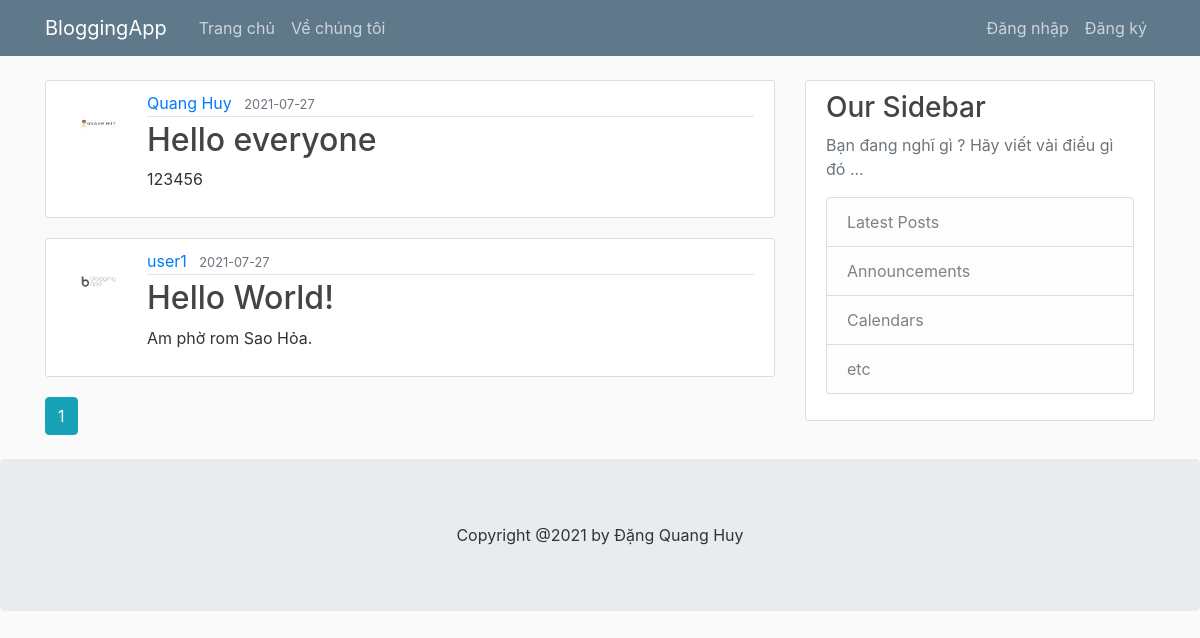
The page /home on the database its author committed.
### flaskblog/models.py (models this page shows, shortened)
class Post(db.Model):
    id = db.Column(db.Integer, primary_key=True)
    title = db.Column(db.String(100), nullable=False)
    date_posted = db.Column(db.DateTime, nullable=False, default=datetime.utcnow)
    content = db.Column(db.Text, nullable=False)
    user_id = db.Column(db.Integer, db.ForeignKey('user.id'), nullable=False)

class User(db.Model, UserMixin):
    id = db.Column(db.Integer, primary_key=True)
    username = db.Column(db.String(20), unique=True, nullable=False)
    email = db.Column(db.String(120), unique=True, nullable=False)
    image_file = db.Column(db.String(20), nullable=False, default='default.jpg')
    password = db.Column(db.String(60), nullable=False)
    posts = db.relationship('Post', backref='author', lazy=True)

### flaskblog/routes.py (the view)
@app.route("/")
@app.route("/home")
def home():
    page = request.args.get('page', 1, type=int)
    posts = Post.query.order_by(Post.date_posted.desc()).paginate(page=page, per_page=5)
    return render_template('home.html', posts=posts)

### flaskblog/templates/home.html
{% extends "layout.html" %}
{% block content %}
    {% for post in posts.items %}
        <article class="media content-section">
          <img class="rounded-circle article-img" src="{{ url_for('static', filename='profile_pics/' + post.author.image_file) }}">
          <div class="media-body">
            <div class="article-metadata">
              <a class="mr-2" href="{{ url_for('user_posts', username=post.author.username) }}">{{ post.author.username }}</a>
              <small class="text-muted">{{ post.date_posted.strftime('%Y-%m-%d') }}</small>
            </div>
            <h2><a class="article-title" href="{{ url_for('post', post_id=post.id) }}">{{ post.title }}</a></h2>
            <p class="article-content">{{ post.content }}</p>
          </div>
        </article>
    {% endfor %}
    {% for page_num in posts.iter_pages(left_edge=1, right_edge=1, left_current=1, right_current=2) %}
      {% if page_num %}
        {% if posts.page == page_num %}
          <a class="btn btn-info mb-4" href="{{ url_for('home', page=page_num) }}">{{ page_num }}</a>
        {% else %}
          <a class="btn btn-outline-info mb-4" href="{{ url_for('home', page=page_num) }}">{{ page_num }}</a>
        {% endif %}
      {% else %}
        ...
      {% endif %}
    {% endfor %}
{% endblock content %}

### flaskblog/templates/layout.html (shortened to what this page needs)
<!DOCTYPE html>
<html>
<head>
    <link rel="stylesheet" href="https://maxcdn.bootstrapcdn.com/bootstrap/4.0.0/css/bootstrap.min.css">
    <link rel="stylesheet" type="text/css" href="{{ url_for('static', filename='main.css') }}">
</head>
<body>
    <header class="site-header">
      <nav class="navbar navbar-expand-md navbar-dark bg-steel fixed-top">
        <div class="container">
          <a class="navbar-brand mr-4" href="/">BloggingApp</a>
          <div class="collapse navbar-collapse" id="navbarToggle">
            <div class="navbar-nav mr-auto">
              <a class="nav-item nav-link" href="{{ url_for('home') }}">Trang chủ</a>
              <a class="nav-item nav-link" href="{{ url_for('about') }}">Về chúng tôi</a>
            </div>
            <div class="navbar-nav">
              {% if current_user.is_authenticated %}
                <a class="nav-item nav-link" href="{{ url_for('new_post') }}">Đăng bài mới</a>
                <a class="nav-item nav-link" href="{{ url_for('account') }}">Trang cá nhân</a>
                <a class="nav-item nav-link" href="{{ url_for('logout') }}">Đăng xuất</a>
              {% else %}
                <a class="nav-item nav-link" href="{{ url_for('login') }}">Đăng nhập</a>
                <a class="nav-item nav-link" href="{{ url_for('register') }}">Đăng ký</a>
              {% endif %}
            </div>
          </div>
        </div>
      </nav>
    </header>
    <main role="main" class="container">
      <div class="row">
        <div class="col-md-8">
          {% block content %}{% endblock %}
        </div>
        <div class="col-md-4">
          <div class="content-section">
            <h3>Our Sidebar</h3>
            <p class='text-muted'>Bạn đang nghĩ gì ? Hãy viết vài điều gì đó ...</p>
              <ul class="list-group">
                <li class="list-group-item list-group-item-light">Latest Posts</li>
                <li class="list-group-item list-group-item-light">Announcements</li>
                <li class="list-group-item list-group-item-light">Calendars</li>
                <li class="list-group-item list-group-item-light">etc</li>
              </ul>
          </div>
        </div>
      </div>
    </main>
    <div>
      <p class="jumbotron text-center" style="margin-bottom:0">Copyright @2021 by Đặng Quang Huy</p>
    </div>
</body>
</html>

### flaskblog/static/main.css (style rules this page uses)
body { background: #fafafa; color: #333333; margin-top: 5rem; }
h1, h2, h3, h4, h5, h6 { color: #444444; }
.bg-steel { background-color: #5f788a; }
.site-header .navbar-nav .nav-link { color: #cbd5db; }
.content-section { background: #ffffff; padding: 10px 20px; border: 1px solid #dddddd; border-radius: 3px; margin-bottom: 20px; }
.article-title { color: #444444; }
.article-content { white-space: pre-line; }
.article-img { height: 65px; width: 65px; margin-right: 16px; }
.article-metadata { padding-bottom: 1px; margin-bottom: 4px; border-bottom: 1px solid #e3e3e3 }

### rows shown on the page
Post: image_file (picture), author.username "Quang Huy", date_posted "2021-07-27", title "Hello everyone", content "123456"
Post: image_file (placeholder picture), author.username "user1", date_posted "2021-07-27", title "Hello World!", content "Am phờ rom Sao Hỏa."

### other values the page prints
{{ page_num }} "1"
